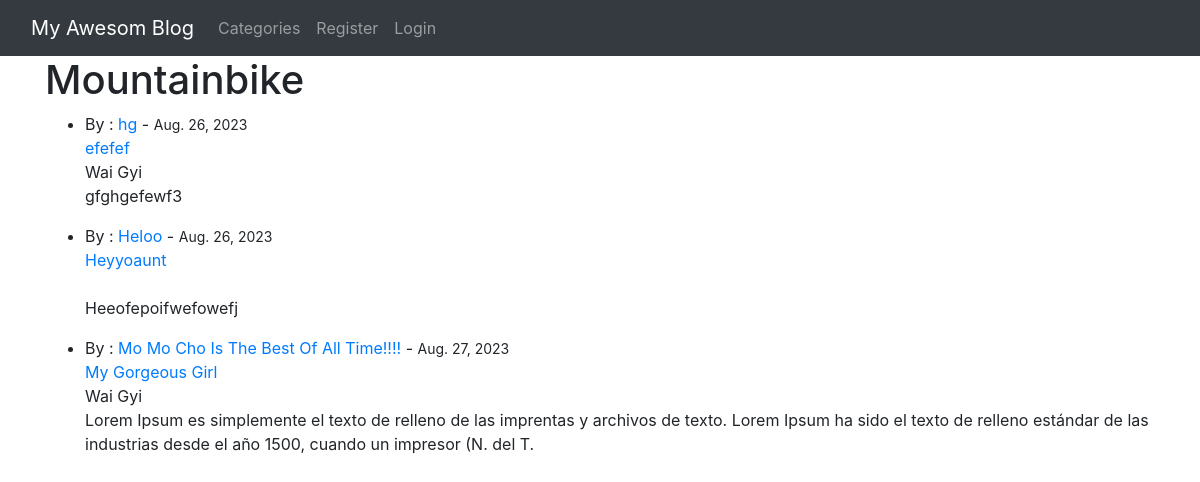
Before: /category/mountainbike/ with the older database file.
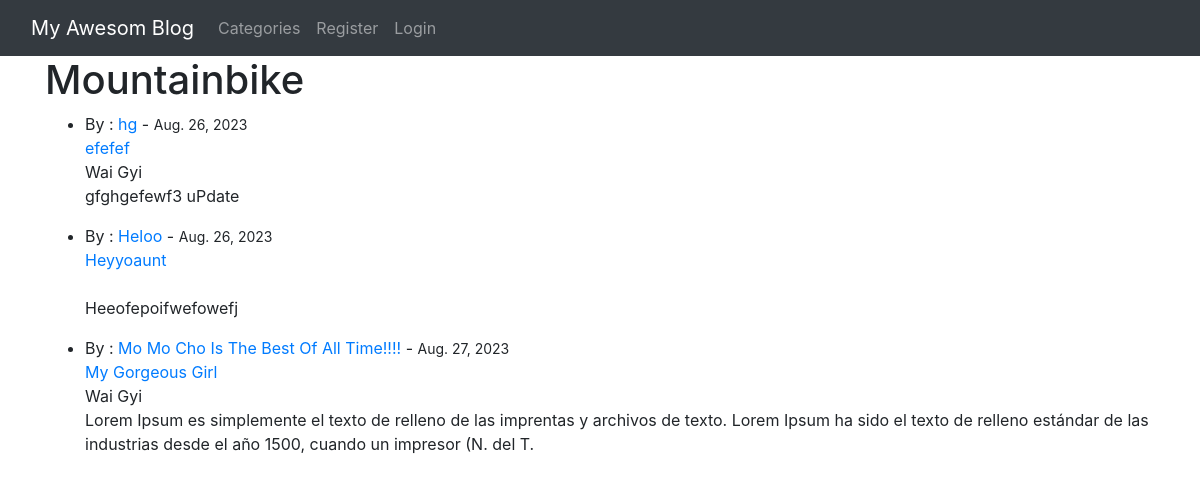
After: the same page with the newer database file.
### theblog/models.py (models this page shows, shortened)
class Post(models.Model):
    title = models.CharField(max_length=255)
    title_tag = models.CharField(max_length=255)
    author = models.ForeignKey(User,on_delete=models.CASCADE)
    body = models.TextField()
    post_date = models.DateField(auto_now_add=True)
    category = models.CharField(max_length=255,default='coding')
    likes = models.ManyToManyField(User, related_name="blog_posts")

### theblog/views.py (the view)
# urls.py: path('category/<str:cats>/',CategoryView,name='category'),
def CategoryView(request, cats):
    category_posts = Post.objects.filter(category=cats.replace('-',' '))
    return render(request,'categories.html',{'cats':cats.title().replace('-',' '), 'category_posts': category_posts})

### theblog/templates/categories.html (shortened to what this page needs)
{% extends 'base.html' %}
{% block content %}
    {% if category_posts %}
        <h1>{{ cats }}</h1>
        <ul>
            {% for post in category_posts %}
                <li>By : <a href="{% url 'article-detail' post.id %}">{{post.title}}</a> - <small>{{post.post_date}}</small>
                    <br><a href="">{{ post.title_tag}}</a>
                    <br>{{post.author.first_name}}<br>
                    <p>{{post.body|slice:":200"|safe}}</p>
                </li>
            {% endfor %}
        </ul>
    {% else %}
        <h2 class="mt-5">Sorry, This Page Doesn't Exist.....</h2>
    {% endif %}
{% endblock  %}

Changed rows visible on the page:
changed Post "hg": body "gfghgefewf3" → "gfghgefewf3 uPdate"
